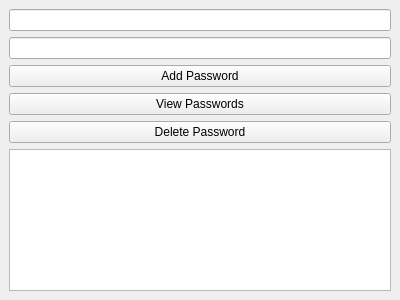
<?xml version="1.0" encoding="UTF-8"?>
<ui version="4.0">
 <class>MainWindow</class>
 <widget class="QMainWindow" name="MainWindow">
  <property name="geometry">
   <rect>
    <x>0</x>
    <y>0</y>
    <width>400</width>
    <height>300</height>
   </rect>
  </property>
  <property name="windowTitle">
   <string>Password Manager</string>
  </property>
  <widget class="QWidget" name="centralwidget">
   <layout class="QVBoxLayout" name="verticalLayout">
    <item>
     <widget class="QLineEdit" name="username_input"/>
    </item>
    <item>
     <widget class="QLineEdit" name="password_input">
      <property name="echoMode">
       <enum>QLineEdit::Password</enum>
      </property>
     </widget>
    </item>
    <item>
     <widget class="QPushButton" name="add_button">
      <property name="text">
       <string>Add Password</string>
      </property>
     </widget>
    </item>
    <item>
     <widget class="QPushButton" name="view_button">
      <property name="text">
       <string>View Passwords</string>
      </property>
     </widget>
    </item>
    <item>
     <widget class="QPushButton" name="delete_button">
      <property name="text">
       <string>Delete Password</string>
      </property>
     </widget>
    </item>
    <item>
     <widget class="QTextEdit" name="password_display">
      <property name="readOnly">
       <bool>true</bool>
      </property>
     </widget>
    </item>
   </layout>
  </widget>
 </widget>
 <resources/>
 <connections/>
</ui>
